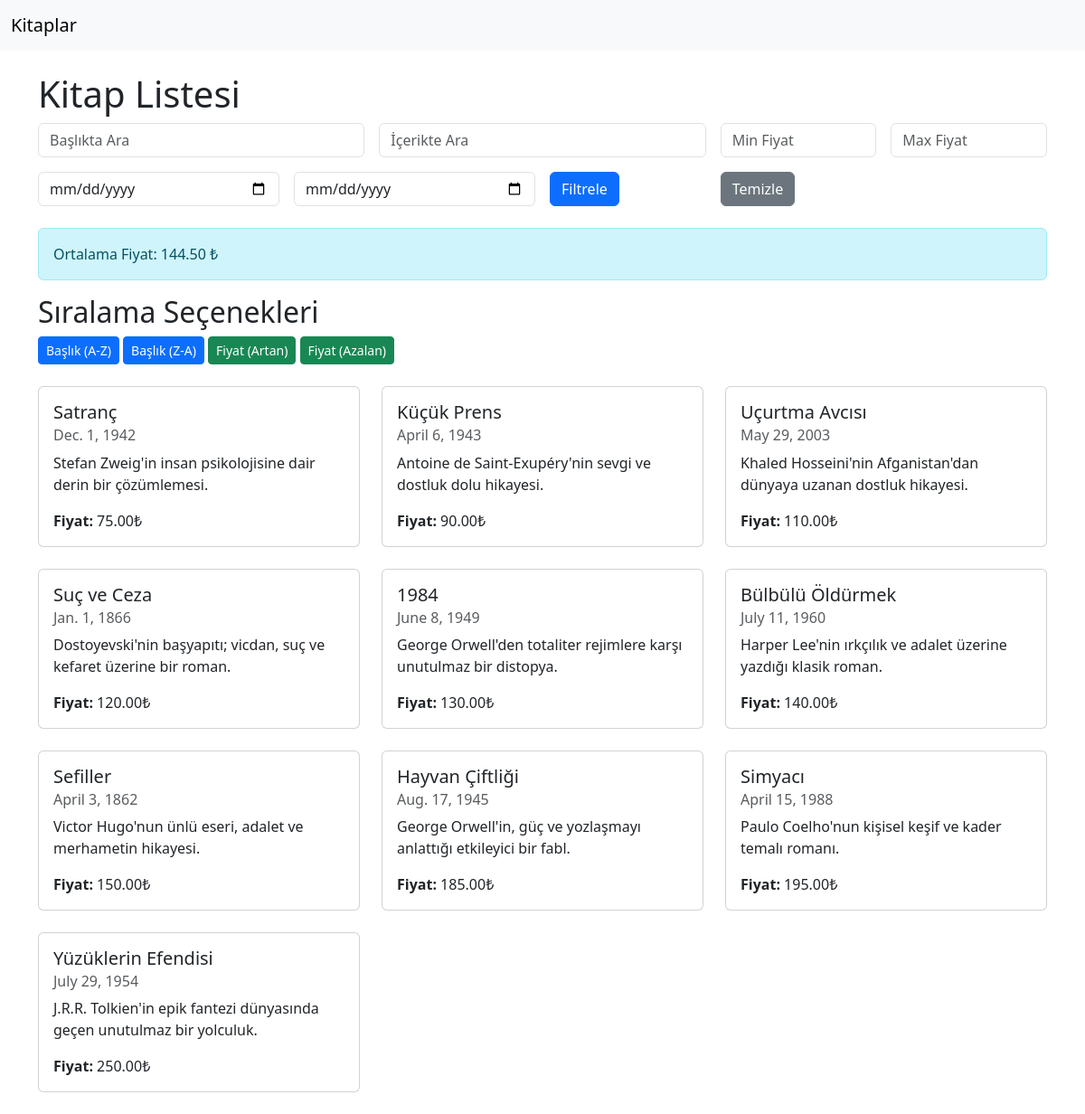
Page /?sort=price_asc on the committed database.
### kitaplar/models.py (models this page shows, shortened)
class Kitap(models.Model):
    title = models.CharField(max_length=50)
    content = models.TextField()
    published_time = models.DateField(null=True, blank=True)
    price = models.DecimalField(max_digits=5, decimal_places=2, null=True, blank=True)

### kitaplar/views.py (the view)
# urls.py: path('', views.home, name='home'),
def home(request):
    kitaplar = Kitap.objects.all()
    title_query = request.GET.get('title')
    if title_query:
        kitaplar = kitaplar.filter(title__icontains=title_query)
    content_query = request.GET.get('content')
    if content_query:
        kitaplar = kitaplar.filter(content__icontains=content_query)
    min_price = request.GET.get('min_price')
    max_price = request.GET.get('max_price')
    if min_price:
        kitaplar = kitaplar.filter(price__gte=min_price)
    if max_price:
        kitaplar = kitaplar.filter(price__lte=max_price)
    start_date = request.GET.get('start_date')
    end_date = request.GET.get('end_date')
    if start_date:
        kitaplar = kitaplar.filter(published_time__gte=start_date)
    if end_date:
        kitaplar = kitaplar.filter(published_time__lte=end_date)
    sort_by = request.GET.get('sort', '')
    if sort_by == 'title_asc':
        kitaplar = kitaplar.order_by('title')
    elif sort_by == 'title_desc':
        kitaplar = kitaplar.order_by('-title')
    elif sort_by == 'price_asc':
        kitaplar = kitaplar.order_by('price')
    elif sort_by == 'price_desc':
        kitaplar = kitaplar.order_by('-price')
    ortalama_fiyat = kitaplar.aggregate(Avg('price'))['price__avg']
    context = {
        'kitaplar': kitaplar,
        'ortalama_fiyat': ortalama_fiyat,
    }
    return render(request, 'kitaplar/home.html', context)

### kitaplar/templates/kitaplar/home.html
{% extends 'kitaplar/base.html' %}
{% block content %}
<h1>Kitap Listesi</h1>
<form method="get" class="row g-3 mb-4">
    <div class="col-md-4">
        <input type="text" name="title" class="form-control" placeholder="Başlıkta Ara" value="{{ request.GET.title }}">
    </div>
    <div class="col-md-4">
        <input type="text" name="content" class="form-control" placeholder="İçerikte Ara" value="{{ request.GET.content }}">
    </div>
    <div class="col-md-2">
        <input type="number" step="0.01" name="min_price" class="form-control" placeholder="Min Fiyat" value="{{ request.GET.min_price }}">
    </div>
    <div class="col-md-2">
        <input type="number" step="0.01" name="max_price" class="form-control" placeholder="Max Fiyat" value="{{ request.GET.max_price }}">
    </div>
    <div class="col-md-3">
        <input type="date" name="start_date" class="form-control" placeholder="Başlangıç Tarihi" value="{{ request.GET.start_date }}">
    </div>
    <div class="col-md-3">
        <input type="date" name="end_date" class="form-control" placeholder="Bitiş Tarihi" value="{{ request.GET.end_date }}">
    </div>
    <div class="col-md-2">
        <button type="submit" class="btn btn-primary">Filtrele</button>
    </div>
    <div class="col-md-2">
        <a href="/" class="btn btn-secondary">Temizle</a>
    </div>
</form>
{% if ortalama_fiyat %}
    <div class="alert alert-info">
        Ortalama Fiyat: {{ ortalama_fiyat|floatformat:2 }} ₺
    </div>
{% endif %}
<div class="mb-4">
    <h2>Sıralama Seçenekleri</h2>
    <a href="?sort=title_asc" class="btn btn-primary btn-sm">Başlık (A-Z)</a>
    <a href="?sort=title_desc" class="btn btn-primary btn-sm">Başlık (Z-A)</a>
    <a href="?sort=price_asc" class="btn btn-success btn-sm">Fiyat (Artan)</a>
    <a href="?sort=price_desc" class="btn btn-success btn-sm">Fiyat (Azalan)</a>
</div>
<div class="row">
    {% for kitap in kitaplar %}
        <div class="col-md-4">
            <div class="card mb-4">
                <div class="card-body">
                    <h5 class="card-title">{{ kitap.title }}</h5>
                    <h6 class="card-subtitle mb-2 text-muted">{{ kitap.published_time }}</h6>
                    <p class="card-text">{{ kitap.content|truncatechars:100 }}</p>
                    <p class="card-text"><strong>Fiyat:</strong> {{ kitap.price }}₺</p>
                </div>
            </div>
        </div>
    {% empty %}
        <p>Sonuç bulunamadı.</p>
    {% endfor %}
</div>
{% endblock %}

### rows in the picture
Kitap: title "Satranç", published_time "Dec. 1, 1942", content "Stefan Zweig'in insan psikolojisine dair derin bir çözümlemesi.", price "75.00"
Kitap: title "Küçük Prens", published_time "April 6, 1943", content "Antoine de Saint-Exupéry'nin sevgi ve dostluk dolu hikayesi.", price "90.00"
Kitap: title "Uçurtma Avcısı", published_time "May 29, 2003", content "Khaled Hosseini'nin Afganistan'dan dünyaya uzanan dostluk hikayesi.", price "110.00"
Kitap: title "Suç ve Ceza", published_time "Jan. 1, 1866", content "Dostoyevski'nin başyapıtı; vicdan, suç ve kefaret üzerine bir roman.", price "120.00"
Kitap: title "1984", published_time "June 8, 1949", content "George Orwell'den totaliter rejimlere karşı unutulmaz bir distopya.", price "130.00"
Kitap: title "Bülbülü Öldürmek", published_time "July 11, 1960", content "Harper Lee'nin ırkçılık ve adalet üzerine yazdığı klasik roman.", price "140.00"
Kitap: title "Sefiller", published_time "April 3, 1862", content "Victor Hugo'nun ünlü eseri, adalet ve merhametin hikayesi.", price "150.00"
Kitap: title "Hayvan Çiftliği", published_time "Aug. 17, 1945", content "George Orwell'in, güç ve yozlaşmayı anlattığı etkileyici bir fabl.", price "185.00"
Kitap: title "Simyacı", published_time "April 15, 1988", content "Paulo Coelho'nun kişisel keşif ve kader temalı romanı.", price "195.00"
Kitap: title "Yüzüklerin Efendisi", published_time "July 29, 1954", content "J.R.R. Tolkien'in epik fantezi dünyasında geçen unutulmaz bir yolculuk.", price "250.00"

### other values in the picture
{{ ortalama_fiyat|floatformat:2 }} "144.50"
